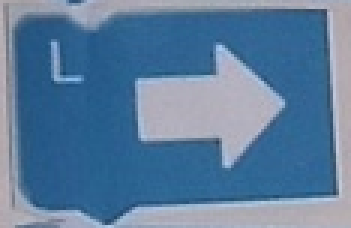
#> input picture newleft.png, 117 x 76 px, given in place of right.jpg, which was not available (shown 3 times larger)
$ python find_mult_objs.py   (Python 2 division)
#> lines starting #> are read from the running program, lines starting #| are printed output that depends on the picture; after the words box and inside, x2 and y2 are one past the last pixel; in counts of white or black regions, pixels touching at a corner belong together; pictures that were not available may be replaced by others from this repository, and a replacement may not be noted
#!/usr/bin/env python3
# -*- coding: utf-8 -*-
import cv2
from matplotlib import pyplot as plt
import numpy as np
from sklearn.cluster import MeanShift, estimate_bandwidth

MIN_MATCH_COUNT = 3

img1 = cv2.imread('right.jpg', 0) # queryImage
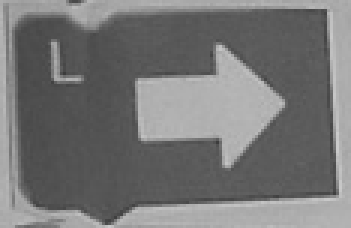
#> img1: shape (76, 117) (shown 3 times larger); min 60, max 202, mean 117.7
img2 = cv2.imread('virtual_img.png', 0) # trainImage
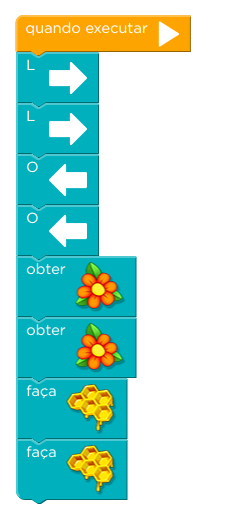
#> input picture virtual_img.png, 235 x 514 px
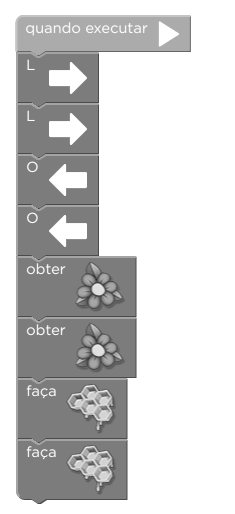
#> img2: shape (514, 235); min 46, max 255, mean 206.5

orb = cv2.xfeatures2d.SIFT_create()

# find the keypoints and descriptors with ORB
kp1, des1 = orb.detectAndCompute(img1, None)
#> kp1 = 37 keypoints; strongest (x, y, size): (75, 35, 19.6), (55, 36, 15.1), (73, 16, 2), (76, 54, 2.6)
kp2, des2 = orb.detectAndCompute(img2, None)
#> kp2 = 315 keypoints; strongest (x, y, size): (65, 180, 16.9), (65, 231, 17), (69, 129, 17), (98, 289, 6.8)

x = np.array([kp2[0].pt])
#> x = [[18.45, 315.6]]

for i in range(len(kp2)):
    x = np.append(x, [kp2[i].pt], axis=0)
#> this loop made 315 passes
#> x on passes 1 to 2: [[18.45, 315.6], [18.45, 315.6]], [[18.45, 315.6], [18.45, 315.6], [18.45, 376.6]]
#> after the loop, x = 316 pairs, first value 18.45 to 182.2, second value 20.97 to 492

x = x[1:len(x)]
#> x = 315 pairs, first value 18.45 to 182.2, second value 20.97 to 492

bandwidth = estimate_bandwidth(x, quantile=0.05, n_samples=len(x))
#> bandwidth = 26.23

ms = MeanShift(bandwidth=bandwidth, bin_seeding=True, cluster_all=True)
ms.fit(x)
labels = ms.labels_
#> labels = 315 values, max 17 at index 3, min 0 at index 134, mean 5.33
cluster_centers = ms.cluster_centers_
#> cluster_centers = 18 rows, first 8: [100.3, 351.9], [99.85, 290.6], [96.41, 472.9], [95.93, 410.6], [162.7, 32.88], [55.31, 29.04], [35.95, 263.6], [35.18, 326.3]

labels_unique = np.unique(labels)
#> labels_unique = 18 values from 0 to 17
n_clusters_ = len(labels_unique)
#> n_clusters_ = 18
print("number of estimated clusters : %d" % n_clusters_)
#| number of estimated clusters : 18

s = [None] * n_clusters_
#> s = 18 items
for i in range(n_clusters_):
    l = ms.labels_
    d, = np.where(l == i)
    print(d.__len__())
    s[i] = list(kp2[xx] for xx in d)
#> this loop made 18 passes
#> d on passes 7, 8, 10, 11, 12, 13, 14, 15, 16, 17, 18: [6, 10, 25, 26, 33, 47, 48, 55, 64, 65, 66, 72, 73, 77], [0, 7, 14, 27, 28, 32, 49, 50, 56, 67, 68, 69, 74, 75, 78], [2, 9, 21, 22, 30, 31, 38, 53, 54, 59, 60, 71, 81, 82], [1, 8, 18, 19, 20, 29, 37, 51, 52, 57, 58, 70, 79, 80], [92, 93, 96, 97, 109, 110, 121, 122, 130, 131, 141, 174], [5, 12, 35, 40, 43, 44, 88, 89, 94, 95, 103, 104, 140], [83, 84, 87, 107, 108, 113, 115, 116, 169], [111, 112, 117, 118, 119, 120, 146, 177], [90, 91, 98, 99, 105, 106], [4, 11, 36, 39, 41, 42], [3, 13, 45, 46, 61]
#| 49
#| 53
#| 26
#| 26
#| 13
#| 18
#| 14
#| 15
#> (further printed lines are left out)

des2_ = des2

for i in range(n_clusters_):

    kp2 = s[i]
    l = ms.labels_
    d, = np.where(l == i)
    des2 = des2_[d, ]

    FLANN_INDEX_KDTREE = 0
    index_params = dict(algorithm = FLANN_INDEX_KDTREE, trees = 5)
    search_params = dict(checks = 50)

    flann = cv2.FlannBasedMatcher(index_params, search_params)

    matcher = cv2.BFMatcher(cv2.NORM_L2)


    des1 = np.float32(des1)
    des2 = np.float32(des2)

    matches = matcher.knnMatch(des1, trainDescriptors = des2, k = 2)

    #matches = flann.knnMatch(des1, des2, 2)

    # store all the good matches as per Lowe's ratio test.
    good = []
    for m,n in matches:
        if m.distance < 0.7*n.distance:
            good.append(m)

    if len(good)>3:
        src_pts = np.float32([ kp1[m.queryIdx].pt for m in good ]).reshape(-1,1,2)
        dst_pts = np.float32([ kp2[m.trainIdx].pt for m in good ]).reshape(-1,1,2)

        M, mask = cv2.findHomography(src_pts, dst_pts, cv2.RANSAC, 2)

        if M is None:
            print ("No Homography")
        else:
            matchesMask = mask.ravel().tolist()

            h,w = img1.shape
            pts = np.float32([ [0,0],[0,h-1],[w-1,h-1],[w-1,0] ]).reshape(-1,1,2)
            dst = cv2.perspectiveTransform(pts,M)

            img2 = cv2.polylines(img2,[np.int32(dst)],True,(0, 255, 0),3, cv2.LINE_AA)

            plt.imshow(img2, 'gray'), plt.show()

    else:
        print ("Not enough matches are found - %d/%d" % (len(good),MIN_MATCH_COUNT))
        matchesMask = None
#> this loop made 18 passes
#> (d, mask) on passes 13, 16: ([5, 12, 35, 40, 43, 44, 88, 89, 94, 95, 103, 104, 140], [0, 0, 0, 0, 0, 0, 0, 0]), ([90, 91, 98, 99, 105, 106], [0, 0, 0, 0, 0, 0, 0, 0, 0, 0, 0, 0, 0, 0])
#> (d, matchesMask) on pass 14: ([83, 84, 87, 107, 108, 113, 115, 116, 169], [0, 1, 1, 1, 1, 1, 0, 0, 0, 1, 1, 0, 0])
#> img2: shape (514, 235); 0.08% of pixels changed, all inside (x1, y1, x2, y2) = (54, 60, 65, 73)
